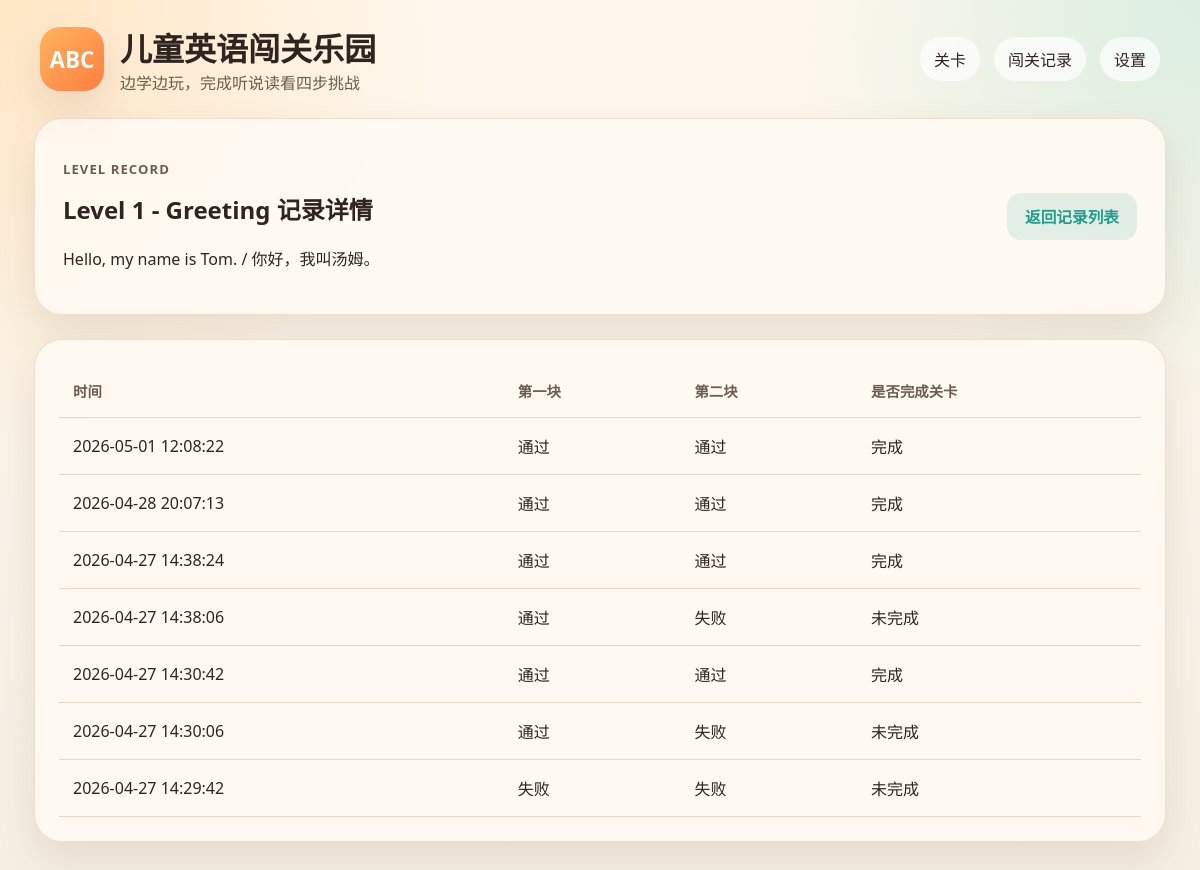
/progress/1, run on the app's committed database.
### tables this page shows
CREATE TABLE levels (
    id INTEGER PRIMARY KEY AUTOINCREMENT,
    title TEXT NOT NULL,
    english_text TEXT NOT NULL,
    translation TEXT NOT NULL,
    options_json TEXT NOT NULL,
    video_url TEXT NOT NULL
, has_video INTEGER NOT NULL DEFAULT 1);

CREATE TABLE progress_records (
    id INTEGER PRIMARY KEY AUTOINCREMENT,
    level_id INTEGER NOT NULL,
    stage_one_success INTEGER NOT NULL DEFAULT 0,
    stage_two_success INTEGER NOT NULL DEFAULT 0,
    is_completed INTEGER NOT NULL DEFAULT 0,
    updated_at TEXT NOT NULL,
    FOREIGN KEY(level_id) REFERENCES levels(id)
);

### app.py (the view)
@app.route("/progress/<int:level_id>")
def progress_detail(level_id: int) -> str:
    level = fetch_level(level_id)
    if level is None:
        flash("未找到这个关卡。", "error")
        return redirect(url_for("progress_list"))
    records = fetch_progress(level_id)
    return render_template("progress_detail.html", level=level, records=records)

### app.py (called while the page is built)
def ensure_database() -> None:
    if not DATABASE.exists():
        init_db()
        return
    db = sqlite3.connect(DATABASE)
    migrate_db(db)
    db.commit()
    db.close()

def get_db() -> sqlite3.Connection:
    if "db" not in g:
        conn = sqlite3.connect(DATABASE)
        conn.row_factory = sqlite3.Row
        g.db = conn
    return g.db

def migrate_db(db: sqlite3.Connection) -> None:
    columns = {
        row[1] for row in db.execute("PRAGMA table_info(levels)").fetchall()
    }
    if "has_video" not in columns:
        db.execute("ALTER TABLE levels ADD COLUMN has_video INTEGER NOT NULL DEFAULT 1")

def fetch_level(level_id: int) -> dict[str, Any] | None:
    row = get_db().execute("SELECT * FROM levels WHERE id = ?", (level_id,)).fetchone()
    if row is None:
        return None
    level = dict(row)
    level["options"] = json.loads(level["options_json"])
    level["has_video"] = bool(level.get("has_video", 1))
    return level

def fetch_progress(level_id: int) -> list[dict[str, Any]]:
    rows = get_db().execute(
        """
        SELECT *
        FROM progress_records
        WHERE level_id = ?
        ORDER BY updated_at DESC, id DESC
        """,
        (level_id,),
    ).fetchall()
    return [dict(row) for row in rows]

@app.before_request
def before_request() -> None:
    ensure_database()

### templates/progress_detail.html (shortened to what this page needs)
{% extends "base.html" %}
{% block content %}
<section class="detail-header">
    <div>
        <p class="eyebrow">Level Record</p>
        <h2>{{ level.title }} 记录详情</h2>
        <p>{{ level.english_text }} / {{ level.translation }}</p>
    </div>
    <a class="secondary-btn" href="{{ url_for('progress_list') }}">返回记录列表</a>
</section>
<section class="table-card">
    {% if records %}
    <table>
        <thead>
            <tr>
                <th>时间</th>
                <th>第一块</th>
                <th>第二块</th>
                <th>是否完成关卡</th>
            </tr>
        </thead>
        <tbody>
            {% for record in records %}
            <tr>
                <td>{{ record.updated_at }}</td>
                <td>{{ '通过' if record.stage_one_success else '失败' }}</td>
                <td>{{ '通过' if record.stage_two_success else '失败' }}</td>
                <td>{{ '完成' if record.is_completed else '未完成' }}</td>
            </tr>
            {% endfor %}
        </tbody>
    </table>
    {% else %}
    <div class="placeholder-box">这个关卡还没有闯关记录。</div>
    {% endif %}
</section>
{% endblock %}

### static/style.css (style rules this page uses)
:root { --bg: #f6efe4; --panel: #fffaf2; --panel-strong: #ffffff; --text: #2f241f; --muted: #6d5c51; --accent: #ff8a3d; --accent-deep: #de5f14; --teal: #1f9d8b; --line: #ead8c7; --danger: #d64545; --success: #138a50; --shadow: 0 18px 40px rgba(103, 63, 33, 0.12); }
* { box-sizing: border-box; }
body { margin: 0; font-family: "Segoe UI", "Microsoft YaHei", sans-serif; color: var(--text); background: radial-gradient(circle at top left, rgba(255, 196, 117, 0.35), transparent 30%), radial-gradient(circle at top right, rgba(53, 190, 167, 0.18), transparent 28%), linear-gradient(180deg, #fff8ee 0%, #f6efe4 100%); }
a { color: inherit; text-decoration: none; }
.brand p, .eyebrow, .card-tag, .stage-state { color: var(--muted); }
.site-nav a, .secondary-btn, .primary-btn, .table-link { transition: transform 0.2s ease, opacity 0.2s ease, background 0.2s ease; }
.hero-card, .card, .stage-card, .table-card, .form-card, .detail-header { background: rgba(255, 250, 242, 0.92); border: 1px solid rgba(234, 216, 199, 0.8); border-radius: 28px; box-shadow: var(--shadow); }
.hero-card, .detail-header { display: flex; justify-content: space-between; align-items: center; gap: 20px; padding: 28px; margin-bottom: 24px; }
.card h3, .stage-card h3, .hero-card h2, .detail-header h2 { margin-top: 0; }
.card-tag, .eyebrow { text-transform: uppercase; letter-spacing: 0.08em; font-size: 0.82rem; font-weight: 700; }
.primary-btn, .secondary-btn, button { display: inline-flex; align-items: center; justify-content: center; padding: 12px 18px; border-radius: 14px; border: none; cursor: pointer; font-size: 0.98rem; font-weight: 700; }
.secondary-btn { background: rgba(31, 157, 139, 0.12); color: var(--teal); }
table { width: 100%; border-collapse: collapse; }
th, td { padding: 16px 14px; text-align: left; border-bottom: 1px solid var(--line); }
th { color: var(--muted); font-size: 0.9rem; }
.table-card, .form-card { padding: 24px; }

### data on the page
levels: title "Level 1 - Greeting", english_text "Hello, my name is Tom.", translation "你好，我叫汤姆。"
progress_records: updated_at "2026-05-01 12:08:22", stage_one_success "通过", stage_two_success "通过", is_completed "完成"
progress_records: updated_at "2026-04-28 20:07:13", stage_one_success "通过", stage_two_success "通过", is_completed "完成"
progress_records: updated_at "2026-04-27 14:38:24", stage_one_success "通过", stage_two_success "通过", is_completed "完成"
progress_records: updated_at "2026-04-27 14:38:06", stage_one_success "通过", stage_two_success "失败", is_completed "未完成"
progress_records: updated_at "2026-04-27 14:30:42", stage_one_success "通过", stage_two_success "通过", is_completed "完成"
progress_records: updated_at "2026-04-27 14:30:06", stage_one_success "通过", stage_two_success "失败", is_completed "未完成"
progress_records: updated_at "2026-04-27 14:29:42", stage_one_success "失败", stage_two_success "失败", is_completed "未完成"
